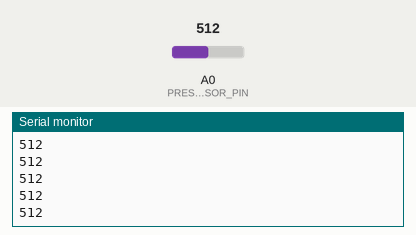
Simulated run of this sketch. Board: Arduino Uno, built with avr-gcc and run on an emulated ATmega328P. Parts: the last lines printed to the serial monitor. The inputs (shaded band) are chosen by the test bench; at power-on: A0 (PRESSURE_SENSOR_PIN) = 512.

Above: at 1.2 s.
1.3 s: A0 (PRESSURE_SENSOR_PIN) set to 716
At 1.32 s:
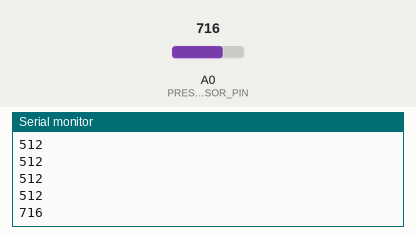
2.8 s: A0 (PRESSURE_SENSOR_PIN) set to 900
At 2.83 s:
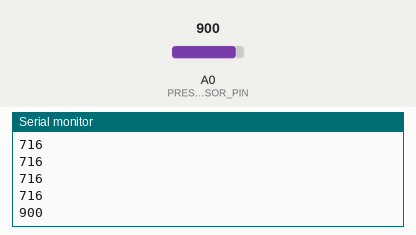
Timing chart, 0 to 5.8 s (numbered marks = the images above; inputs shaded):
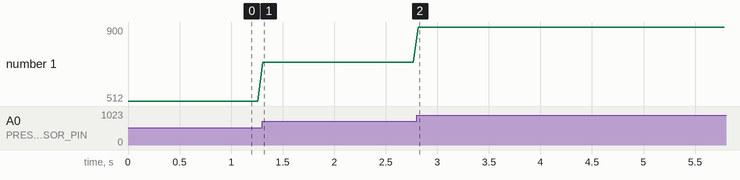

Measured:
- after the input at 1.3 s, the serial monitor: prints a new line at once (image 1)
- after the input at 2.8 s, the serial monitor: prints a new line at once (image 2)
- plotted number 1: 512 → 716 after the input at 1.3 s, 716 → 900 after the input at 2.8 s

The sketch:

one_pressure_sensor.ino
```cpp
// analog pin 0 for touch sensor
#define PRESSURE_SENSOR_PIN 0
int Pressure = 0;

void setup()
{
 // initialize the serial communications:
 Serial.begin(9600);
}

void loop()
{

Pressure = analogRead(PRESSURE_SENSOR_PIN); // read touch sensor
Serial.println(Pressure);
delay(50);

}
```
